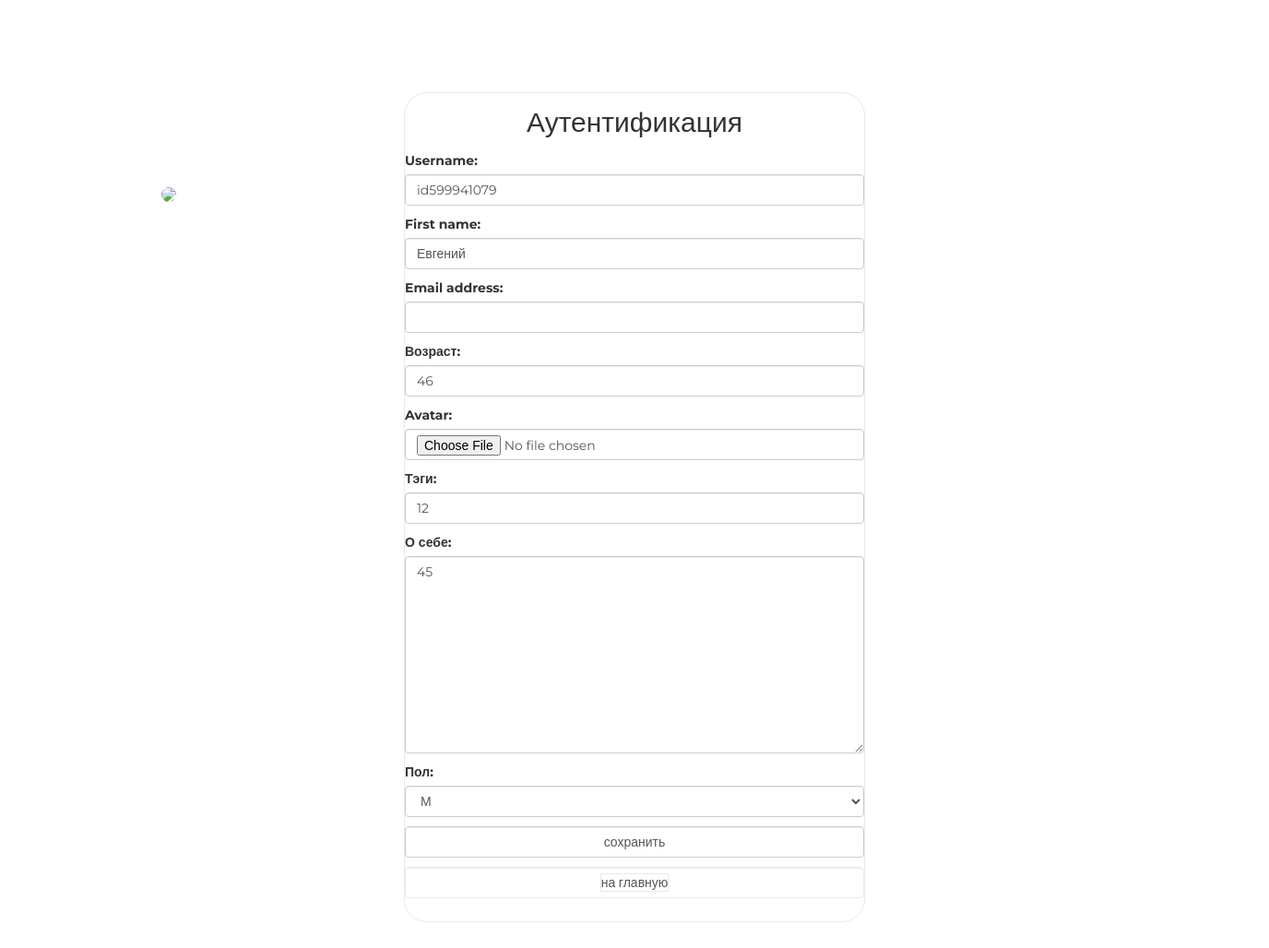
/auth/edit/ (signed in), run on the app's committed database.
### authapp/models.py (models this page shows, shortened)
class ShopUser(AbstractUser):
    avatar = models.ImageField(upload_to='users_avatars', blank=True)
    age = models.PositiveIntegerField(verbose_name='возраст', default=18)
    activation_key = models.CharField(max_length=128, blank=True)
    activation_key_created = models.DateTimeField(auto_now_add=True, blank=True, null=True)

class ShopUserProfile(models.Model):
    MALE = 'M'
    FEMALE = 'w'
    GENDER_CHOICES = (
        (MALE, 'М'),
        (FEMALE, 'Ж'),
    )
    user = models.OneToOneField(ShopUser, unique=True, null=False, db_index=True, on_delete=models.CASCADE)
    tagline = models.CharField(verbose_name='тэги', max_length=128, blank=True)
    about_me = models.TextField(verbose_name='о себе', max_length=512, blank=True)
    gender = models.CharField(choices=GENDER_CHOICES, blank=True, max_length=1, verbose_name='пол')

### authapp/views.py (the view)
# urls.py: re_path(r'^edit/(?P<pk>\d+)/(?P<quantity>\d+)/$', basketapp.basket_edit, name='edit'),
def edit(request):
    title = 'редактирование'
    if request.method == 'POST':
        edit_form = ShopUserEditForm(request.POST, request.FILES, instance=request.user)
        profile_form = ShopUserProfileEditForm(request.POST,instance=request.user.shopuserprofile)
        if edit_form.is_valid() and profile_form.is_valid():
            edit_form.save()
            return HttpResponseRedirect(reverse('auth:edit'))
    else:
        edit_form = ShopUserEditForm(instance=request.user)
        profile_form = ShopUserProfileEditForm(instance=request.user.shopuserprofile)
    content = {'title': title, 'edit_form': edit_form, 'profile_form': profile_form}
    return render(request, 'authapp/edit.html', content)

### authapp/forms.py (shortened to what this page needs)
class ShopUserEditForm(UserChangeForm):
    class Meta:
        model = ShopUser
        fields = ('username', 'first_name', 'email', 'age', 'avatar', 'password')
    def __init__(self, *args, **kwargs):
        super(ShopUserEditForm, self).__init__(*args, **kwargs)
        for field_name, field in self.fields.items():
            field.widget.attrs['class'] = 'form-control'
            field.help_text = ''
            if field_name == 'password':
                field.widget = forms.HiddenInput()

class ShopUserProfileEditForm(forms.ModelForm):
    class Meta:
        model = ShopUserProfile
        fields = ('tagline', 'about_me', 'gender',)
    def __init__(self, *args, **kwargs):
        super().__init__(*args, **kwargs)
        for field_name, field in self.fields.items():
            field.widget.attrs['class'] = 'form-control'

### mainapp/context_processors.py (called while the page is built)
def basket(request):
    basket_list = []
    if request.user.is_authenticated:
        basket_list = Basket.objects.filter(user=request.user)
    return {
        'basket': basket_list
    }

### authapp/templates/authapp/edit.html (shortened to what this page needs)
{% extends 'authapp/base.html' %}
{% load static %}
{% block content %}
    <form class="form-horizontal" action="{% url 'auth:edit' %}" method="post" enctype="multipart/form-data">
        {{ edit_form.as_p }}
        {{ profile_form.as_p }}
        <input class="form-control" type="submit" value="сохранить">
    </form>
    <button class="btn btn-round form-control last">
        <a href="{% url 'main' %}" class="">
            на главную
        </a>
    </button>
    <div class="user_avatar"><img src="/media/{{ user.avatar }}"></div>
{% endblock %}

### static/css/style.css (style rules this page uses)
* { margin: 0; padding: 0; }
body { font-family: 'Montserrat', sans-serif; }
html, body { height: 100%; }
.login .form-control[type="submit"] { margin: 10px auto; }
.login button { border: 1px solid #eaeaea; margin-bottom: 10px; text-decoration: none; display: block; width: 100%; }
.login button.last { margin-bottom: 25px; }
.login button a, .login button a:hover { border: 1px solid #eaeaea; color: #555; text-decoration: none; }
.login form { margin-bottom: 10px; }
.login div.user_avatar { position: fixed; left: 175px; top: 200px; }
.user_avatar img { width: 300px; border-radius: 25px; }

### data on the page
ShopUser: username "id599941079", first_name "Евгений", age "46"
ShopUserProfile: tagline "12", about_me "45", gender "М"
